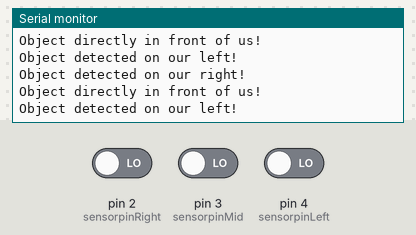
A sketch run on a simulated Arduino Uno, built with avr-gcc and run on an emulated ATmega328P. Shown: the last lines printed to the serial monitor. The test bench sets the inputs (shaded band); at power-on: pin 2 (sensorpinRight) LOW, pin 4 (sensorpinLeft) LOW, pin 3 (sensorpinMid) LOW.

Above: at 1.2 s.
1.3 s: pin 2 (sensorpinRight) driven HIGH
4.3 s: pin 4 (sensorpinLeft) driven HIGH
7.3 s: pin 3 (sensorpinMid) driven HIGH
At 7.9 s:
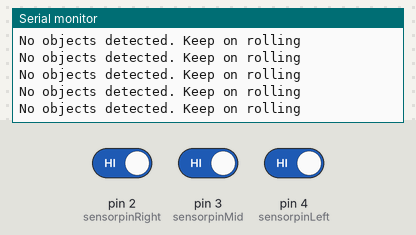
9.3 s: pin 3 (sensorpinMid) driven LOW
At 10.0 s:
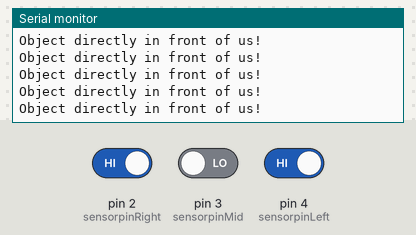
12.3 s: pin 2 (sensorpinRight) driven LOW
At 12.8 s:
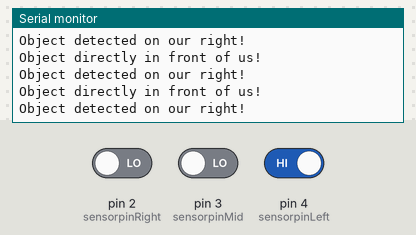

The sketch:

lightSensorsBaseCode.ino
```cpp
//This program is to show students how the sensor array will detect objects and send messages to the serial monitor
//The code below will only work with the sensors

// Make sure the pins you're using on the Arduino match these numbers.
//Arduino pins connected to Light sensors
const int sensorpinRight = 2;
const int sensorpinMid = 3;
const int sensorpinLeft = 4;

//ADD in the connections for your motors

// Setup code will only run once at the start of the program.
void setup() {

  // Set sensor pins as input so that we can read information from them.
  pinMode(sensorpinLeft, INPUT);
  pinMode(sensorpinMid, INPUT);
  pinMode(sensorpinRight, INPUT);

// Allow us to send messages to the serial console
  Serial.begin(9600);
  Serial.println("Setup complete");

  //ADD in the connections for your motors

}

//add in your motors functions

// Loop code will run after the setup code and keep running over and over again forever until the power is shut off.
void loop() {


//no object in front
  // HIGH means that nothing has been detected and LOW means that something has been detected
  if ((digitalRead(sensorpinLeft) == HIGH) && (digitalRead(sensorpinMid) == HIGH) && (digitalRead(sensorpinRight) == HIGH)) {
    //send message to serial monitor
    Serial.println("No objects detected. Keep on rolling");
    //ADD code to drive the motors forward at speed 100 for 1000 milliseconds

  }

  // object on left of MazeBot
  // LOW means that something has been detected
  if (digitalRead(sensorpinLeft) == LOW) {
    //send message to serial monitor
    Serial.println("Object detected on our left!");
    // ADD code to drive backward at speed 150 for 500 milliseconds (0.5 seconds)


    // ADD code to turn the robot left sharply

  }

  // object on right of MazeBot
  // LOW means that something has been detected
  if (digitalRead(sensorpinRight) == LOW) {
    //send message to serial monitor
    Serial.println("Object detected on our right!");
    // ADD code to drive backward at speed 150 for 500 milliseconds (0.5 seconds)

    // ADD code to turn left sharply


  }

    //object in front of MazeBot
    if (digitalRead(sensorpinMid) == LOW)  {
    //send message to serial monitor
    Serial.println("Object directly in front of us!");

    //ADD code to drive backward at speed 150 for 500 milliseconds (0.5 seconds)

    //ADD code to turn left sharply


  }


  }
```

Measured:
- after the input at 7.3 s, the serial monitor: prints a new line after 0.09 s (image 1)
- after the input at 12.3 s, the serial monitor: prints a new line after 0.09 s (image 3)
